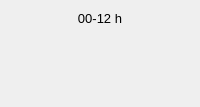
        <widget class="QFrame" name="frameCielo41">
         <property name="type" stdset="0">
          <string>value</string>
         </property>
         <layout class="QVBoxLayout" name="verticalLayoutCielo41" stretch="0,0,0">
          <property name="sizeConstraint">
           <enum>QLayout::SetMinimumSize</enum>
          </property>
          <item>
           <widget class="QLabel" name="labelHora41">
            <property name="font">
             <font>
              <pointsize>10</pointsize>
             </font>
            </property>
            <property name="text">
             <string>00-12 h</string>
            </property>
            <property name="alignment">
             <set>Qt::AlignCenter</set>
            </property>
           </widget>
          </item>
          <item>
           <widget class="QLabel" name="labelCielo41">
            <property name="minimumSize">
             <size>
              <width>40</width>
              <height>40</height>
             </size>
            </property>
            <property name="toolTip">
             <string/>
            </property>
            <property name="text">
             <string/>
            </property>
            <property name="pixmap">
             <pixmap>:/img/chanceflurries.png</pixmap>
            </property>
            <property name="alignment">
             <set>Qt::AlignCenter</set>
            </property>
           </widget>
          </item>
          <item>
           <widget class="QLabel" name="labelTemp41">
            <property name="font">
             <font>
              <pointsize>12</pointsize>
             </font>
            </property>
            <property name="text">
             <string/>
            </property>
            <property name="alignment">
             <set>Qt::AlignCenter</set>
            </property>
           </widget>
          </item>
         </layout>
        </widget>
